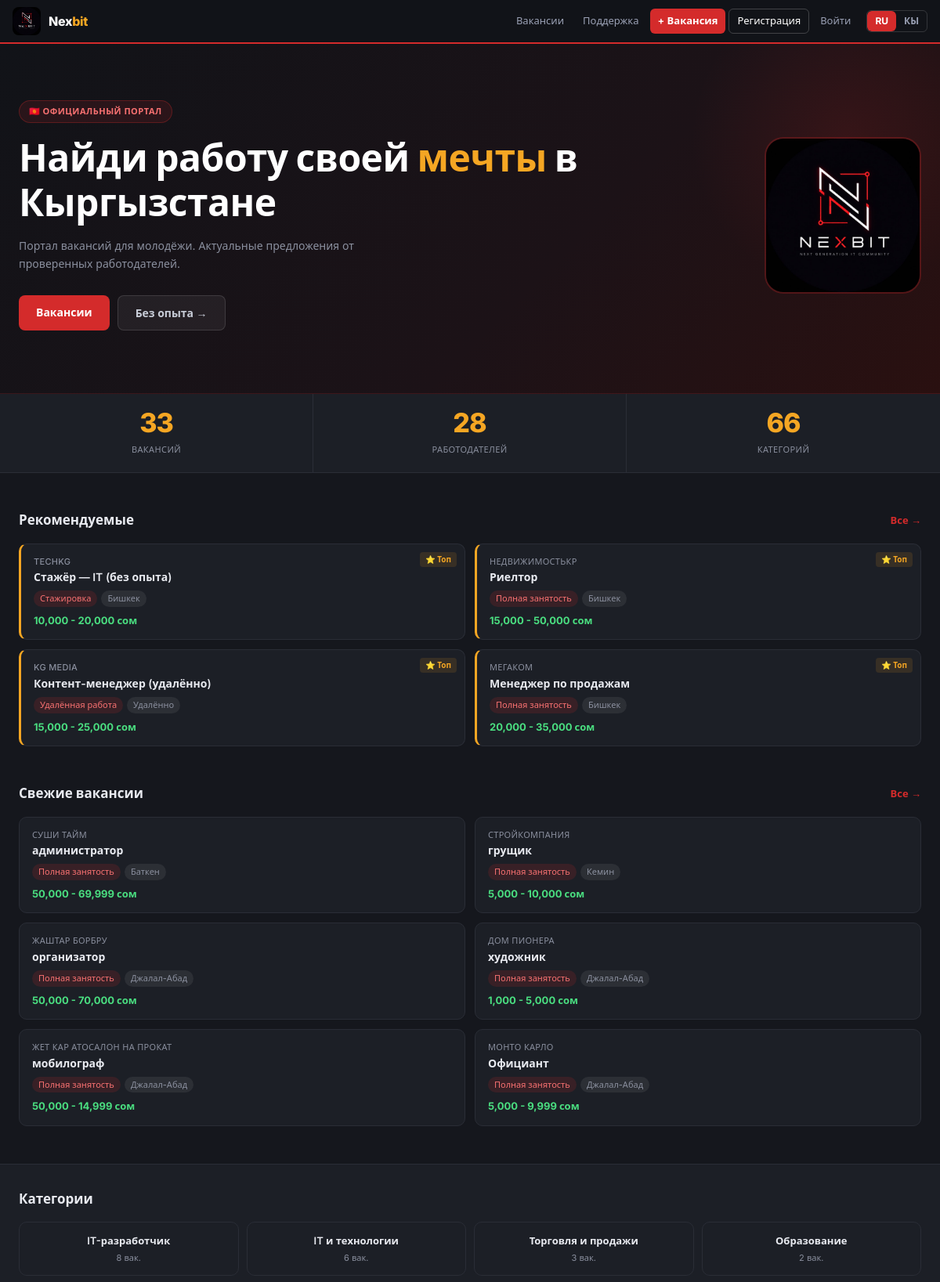
The page / (upper part) on the database its author committed.
### core/models.py (models this page shows, shortened)
class Job(models.Model):
    EMPLOYMENT_CHOICES = [
        ('full', 'Полная занятость'),
        ('part', 'Частичная занятость'),
        ('intern', 'Стажировка'),
        ('remote', 'Удалённая работа'),
    ]
    EXPERIENCE_CHOICES = [
        ('none', 'Без опыта'),
        ('1year', 'До 1 года'),
        ('3years', 'От 1 до 3 лет'),
        ('5years', 'От 3 до 5 лет'),
    ]
    CITY_CHOICES = [
        ('Бишкек', 'Бишкек'),
        ('Ош', 'Ош'),
        ('Джалал-Абад', 'Джалал-Абад'),
        ('Каракол', 'Каракол'),
        ('Токмок', 'Токмок'),
        ('Нарын', 'Нарын'),
        ('Талас', 'Талас'),
        ('Баткен', 'Баткен'),
        ('Кант', 'Кант'),
        ('Кара-Балта', 'Кара-Балта'),
        ('Узген', 'Узген'),
        ('Балыкчы', 'Балыкчы'),
        ('Чолпон-Ата', 'Чолпон-Ата'),
        ('Майлуу-Суу', 'Майлуу-Суу'),
        ('Сулюкта', 'Сулюкта'),
        ('Кок-Жангак', 'Кок-Жангак'),
        ('Кемин', 'Кемин'),
        ('Таш-Кумыр', 'Таш-Кумыр'),
        ('Удалённо', 'Удалённо'),
    ]
    STATUS_CHOICES = [
        ('pending', 'На проверке'),
        ('approved', 'Одобрена'),
        ('rejected', 'Отклонена'),
    ]
    title = models.CharField(max_length=200, verbose_name='Должность')
    company = models.CharField(max_length=200, verbose_name='Организация')
    author = models.ForeignKey(User, on_delete=models.SET_NULL, null=True, blank=True, related_name='jobs')
    category = models.ForeignKey(Category, on_delete=models.SET_NULL, null=True, blank=True, related_name='jobs')
    location = models.CharField(max_length=150, choices=CITY_CHOICES, default='Бишкек')
    employment_type = models.CharField(max_length=20, choices=EMPLOYMENT_CHOICES, default='full')
    experience = models.CharField(max_length=20, choices=EXPERIENCE_CHOICES, default='none')
    salary_from = models.PositiveIntegerField(null=True, blank=True)
    salary_to = models.PositiveIntegerField(null=True, blank=True)
    description = models.TextField()
    requirements = models.TextField(blank=True)
    responsibilities = models.TextField(blank=True)
    contact_email = models.EmailField()
    contact_phone = models.CharField(max_length=30, blank=True)
    is_active = models.BooleanField(default=False)
    is_featured = models.BooleanField(default=False)
    status = models.CharField(max_length=20, choices=STATUS_CHOICES, default='pending')
    views_count = models.PositiveIntegerField(default=0, verbose_name='Просмотры')
    created_at = models.DateTimeField(auto_now_add=True)
    updated_at = models.DateTimeField(auto_now=True)
    class Meta:
        verbose_name = 'Вакансия'
        verbose_name_plural = 'Вакансии'
        ordering = ['-is_featured', '-created_at']
    def get_salary_display(self):
        if self.salary_from and self.salary_to:
            return f'{self.salary_from:,} - {self.salary_to:,} сом'
        elif self.salary_from:
            return f'от {self.salary_from:,} сом'
        elif self.salary_to:
            return f'до {self.salary_to:,} сом'
        return 'По договорённости'

class Category(models.Model):
    name = models.CharField(max_length=100)
    slug = models.SlugField(unique=True)
    class Meta:
        verbose_name = 'Категория'
        verbose_name_plural = 'Категории'

### core/views.py (the view)
# urls.py: path('', views.home_view, name='home'),
def home_view(request):
    recent_jobs = Job.objects.filter(is_active=True).order_by('-created_at')[:6]
    featured_jobs = Job.objects.filter(is_active=True, is_featured=True).order_by('-created_at')[:4]
    categories = Category.objects.all()
    total_jobs = Job.objects.filter(is_active=True).count()
    total_companies = Job.objects.filter(is_active=True).values('company').distinct().count()
    total_categories = Category.objects.count()
    return render(request, 'core/home.html', {
        'recent_jobs': recent_jobs,
        'featured_jobs': featured_jobs,
        'categories': categories,
        'total_jobs': total_jobs,
        'total_companies': total_companies,
        'total_categories': total_categories,
    })

### core/context_processors.py (called while the page is built)
def lang_context(request):
    lang = request.session.get('lang', 'ru')
    trans = TRANSLATIONS.get(lang, {})
    return {
        'LANG': lang,
        'T': trans,
        'is_ky': lang == 'ky',
    }

### core/templates/core/home.html (shortened to what this page needs)
{% extends 'core/base.html' %}
{% load static %}
{% block content %}
<section class="hero">
    <div class="hero-inner">
        <div>
            <div class="hero-badge-wrap">
                <span class="hero-badge">🇰🇬 {% if is_ky %}Расмий портал{% else %}Официальный портал{% endif %}</span>
            </div>
            {% if is_ky %}
                <h1 class="hero-title">Кыргызстанда <span>кыялыңыздагы</span> жумушту табыңыз</h1>
                <p class="hero-desc">Жаштар үчүн жумуш порталы. Ишенимдүү иш берүүчүлөрдөн актуалдуу сунуштар.</p>
            {% else %}
                <h1 class="hero-title">Найди работу своей <span>мечты</span> в Кыргызстане</h1>
                <p class="hero-desc">Портал вакансий для молодёжи. Актуальные предложения от проверенных работодателей.</p>
            {% endif %}
            <div class="hero-actions">
                <a href="{% url 'core:job_list' %}" class="btn-hero btn-hero-primary">{% if is_ky %}Жумуштар{% else %}Вакансии{% endif %}</a>
                <a href="{% url 'core:job_list' %}?experience=none" class="btn-hero btn-hero-secondary">{% if is_ky %}Тажрыйбасыз{% else %}Без опыта{% endif %} →</a>
            </div>
        </div>
        <div class="hero-emblem">
            <img src="{% static 'images/logo.png' %}" alt="Nexbit">
        </div>
    </div>
</section>
<div class="stats">
    <div class="stats-inner">
        <div class="stat-item">
            <span class="stat-number">{{ total_jobs }}</span>
            <span class="stat-label">{% if is_ky %}Жумуштар{% else %}Вакансий{% endif %}</span>
        </div>
        <div class="stat-item">
            <span class="stat-number">{{ total_companies }}</span>
            <span class="stat-label">{% if is_ky %}Иш берүүчүлөр{% else %}Работодателей{% endif %}</span>
        </div>
        <div class="stat-item">
            <span class="stat-number">{{ total_categories }}</span>
            <span class="stat-label">{% if is_ky %}Категориялар{% else %}Категорий{% endif %}</span>
        </div>
    </div>
</div>
{% if featured_jobs %}
<div class="section">
    <div class="section-header">
        <div class="section-title">{% if is_ky %}Сунушталган{% else %}Рекомендуемые{% endif %}</div>
        <a href="{% url 'core:job_list' %}" class="section-link">{% if is_ky %}Баары →{% else %}Все →{% endif %}</a>
    </div>
    <div class="jobs-grid">
        {% for job in featured_jobs %}
        <a href="{% url 'core:job_detail' job.pk %}" class="job-card featured">
            <span class="featured-mark">⭐ Топ</span>
            <div class="job-company">{{ job.company }}</div>
            <div class="job-title">{{ job.title }}</div>
            <div class="job-meta">
                <span class="badge badge-red">{{ job.get_employment_type_display }}</span>
                <span class="badge badge-gray">{{ job.location }}</span>
            </div>
            <div class="job-salary">{{ job.get_salary_display }}</div>
        </a>
        {% endfor %}
    </div>
</div>
{% endif %}
<div class="section" style="padding-top:0;">
    <div class="section-header">
        <div class="section-title">{% if is_ky %}Жаңы жумуштар{% else %}Свежие вакансии{% endif %}</div>
        <a href="{% url 'core:job_list' %}" class="section-link">{% if is_ky %}Баары →{% else %}Все →{% endif %}</a>
    </div>
    <div class="jobs-grid">
        {% for job in recent_jobs %}
        <a href="{% url 'core:job_detail' job.pk %}" class="job-card">
            <div class="job-company">{{ job.company }}</div>
            <div class="job-title">{{ job.title }}</div>
            <div class="job-meta">
                <span class="badge badge-red">{{ job.get_employment_type_display }}</span>
                <span class="badge badge-gray">{{ job.location }}</span>
            </div>
            <div class="job-salary">{{ job.get_salary_display }}</div>
        </a>
        {% empty %}
        <p style="color:var(--muted);font-size:13px;">{% if is_ky %}Жумуштар азырынча жок.{% else %}Вакансии пока не добавлены.{% endif %}</p>
        {% endfor %}
    </div>
</div>
{% if categories %}
<div style="background:var(--dark2);border-top:1px solid var(--border);border-bottom:1px solid var(--border);padding:32px 0;">
    <div class="section" style="padding-top:0;padding-bottom:0;">
        <div class="section-header">
            <div class="section-title">{% if is_ky %}Категориялар{% else %}Категории{% endif %}</div>
        </div>
        <div class="categories-grid">
            {% for cat in categories %}
            <a href="{% url 'core:job_list' %}?category={{ cat.slug }}" class="cat-card">
                <div class="cat-name">{{ cat.name }}</div>
                <div class="cat-count">{{ cat.jobs.count }} {% if is_ky %}жум.{% else %}вак.{% endif %}</div>
            </a>
            {% endfor %}
        </div>
    </div>
</div>
{% endif %}
{% endblock %}

### core/templates/core/base.html (style rules this page uses)
*, *::before, *::after { box-sizing: border-box; margin: 0; padding: 0; }
:root { --red: #D42B2B; --red-dark: #A81E1E; --gold: #F5A623; --dark: #111318; --dark2: #1C1F26; --muted: #8A8F9E; --border: #2A2D36; --white: #FFFFFF; --bg: #15171D; --text: #E8EAF0; --green: #4ADE80; }
html, body { overflow-x: hidden; width: 100%; }
body { font-family: 'Inter', 'Segoe UI', sans-serif; background: var(--bg); color: var(--text); font-size: 14px; line-height: 1.5; }
a { text-decoration: none; color: inherit; }
.badge { display: inline-block; font-size: 11px; font-weight: 500; padding: 2px 8px; border-radius: 20px; }
.badge-red { background: rgba(212,43,43,0.15); color: #F87171; }
.badge-gray { background: rgba(255,255,255,0.07); color: var(--muted); }

### rows shown on the page
Job: company "TECHKG", title "Стажёр — IT (без опыта)", employment_type "Стажировка", location "Бишкек", salary "10,000 - 20,000 сом"
Job: company "НЕДВИЖИМОСТЬКР", title "Риелтор", employment_type "Полная занятость", location "Бишкек", salary "15,000 - 50,000 сом"
Job: company "KG MEDIA", title "Контент-менеджер (удалённо)", employment_type "Удалённая работа", location "Удалённо", salary "15,000 - 25,000 сом"
Job: company "МЕГАКОМ", title "Менеджер по продажам", employment_type "Полная занятость", location "Бишкек", salary "20,000 - 35,000 сом"
Job: company "СУШИ ТАЙМ", title "администратор", employment_type "Полная занятость", location "Баткен", salary "50,000 - 69,999 сом"
Job: company "СТРОЙКОМПАНИЯ", title "грущик", employment_type "Полная занятость", location "Кемин", salary "5,000 - 10,000 сом"
Job: company "ЖАШТАР БОРБРУ", title "организатор", employment_type "Полная занятость", location "Джалал-Абад", salary "50,000 - 70,000 сом"
Job: company "ДОМ ПИОНЕРА", title "художник", employment_type "Полная занятость", location "Джалал-Абад", salary "1,000 - 5,000 сом"
Job: company "ЖЕТ КАР АТОСАЛОН НА ПРОКАТ", title "мобилограф", employment_type "Полная занятость", location "Джалал-Абад", salary "50,000 - 14,999 сом"
Job: company "МОНТО КАРЛО", title "Официант", employment_type "Полная занятость", location "Джалал-Абад", salary "5,000 - 9,999 сом"
Category: name "IT-разработчик", jobs.count "8"
Category: name "IT и технологии", jobs.count "6"
Category: name "Торговля и продажи", jobs.count "3"
Category: name "Образование", jobs.count "2"

### other values the page prints
{{ total_jobs }} "33"
{{ total_companies }} "28"
{{ total_categories }} "66"
